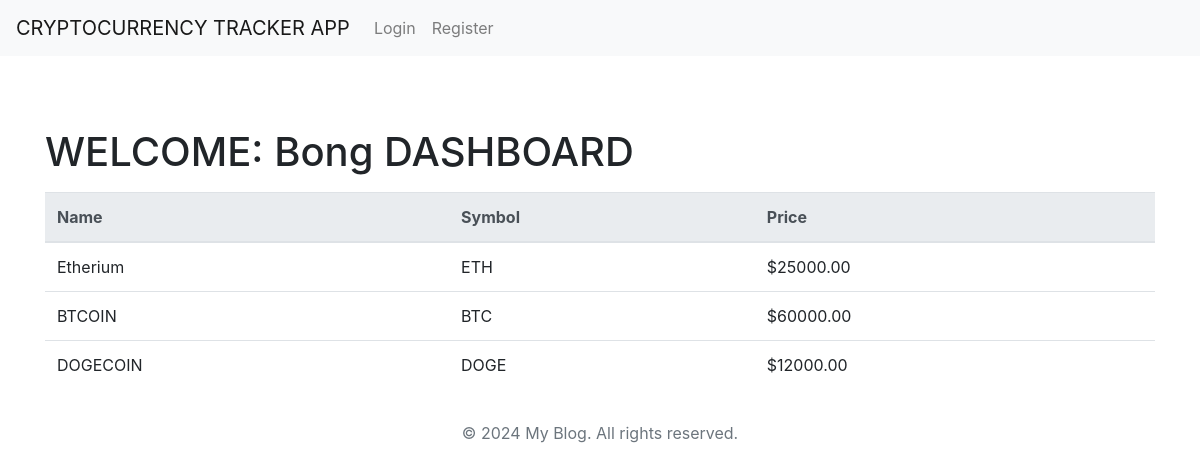
/dashboard/ (signed in), run on the app's committed database.
### portfolio/models.py (models this page shows, shortened)
class Cryptocurrency(models.Model):
    name = models.CharField(max_length=50)
    symbol = models.CharField(max_length=10, unique=True)
    price = models.DecimalField(max_digits=10, decimal_places=2)

### portfolio/views.py (the view)
# urls.py: path('dashboard/', dashboard, name='dashboard'),
@login_required
def dashboard(request):
    try:
        portfolio = Portfolio.objects.get(user=request.user)
        cryptocurrencies = portfolio.cryptocurrencies.all()
    except Portfolio.DoesNotExist:
        cryptocurrencies = None
    context = {
        'cryptocurrencies': cryptocurrencies,
        'user': request.user.username,
    }
    return render(request, 'portfolio/dashboard.html', context)

### portfolio/templates/portfolio/dashboard.html
{% extends 'portfolio/base.html' %}
{% block content %}
  <h1 class="mt-5">WELCOME: {{ user }} DASHBOARD</h1>
  {% if cryptocurrencies %}
    <table class="table mt-3">
      <thead class="thead-light">
        <tr>
          <th scope="col">Name</th>
          <th scope="col">Symbol</th>
          <th scope="col">Price</th>
        </tr>
      </thead>
      <tbody>
        {% for crypto in cryptocurrencies %}
          <tr>
            <td>{{ crypto.name }}</td>
            <td>{{ crypto.symbol }}</td>
            <td>${{ crypto.price }}</td>
          </tr>
        {% endfor %}
      </tbody>
    </table>
  {% else %}
    <div class="alert alert-info" role="alert">
        You haven't added any cryptocurrencies to your portfolio yet!
    </div>
    <a href="{% url 'add-to-portfolio' %}">Add Cryptocurrencies to Portfolio</a>
  {% endif %}
{% endblock %}

### data on the page
Cryptocurrency: name "Etherium", symbol "ETH", price "25000.00"
Cryptocurrency: name "BTCOIN", symbol "BTC", price "60000.00"
Cryptocurrency: name "DOGECOIN", symbol "DOGE", price "12000.00"

### other printed values
{{ user }} "Bong"
